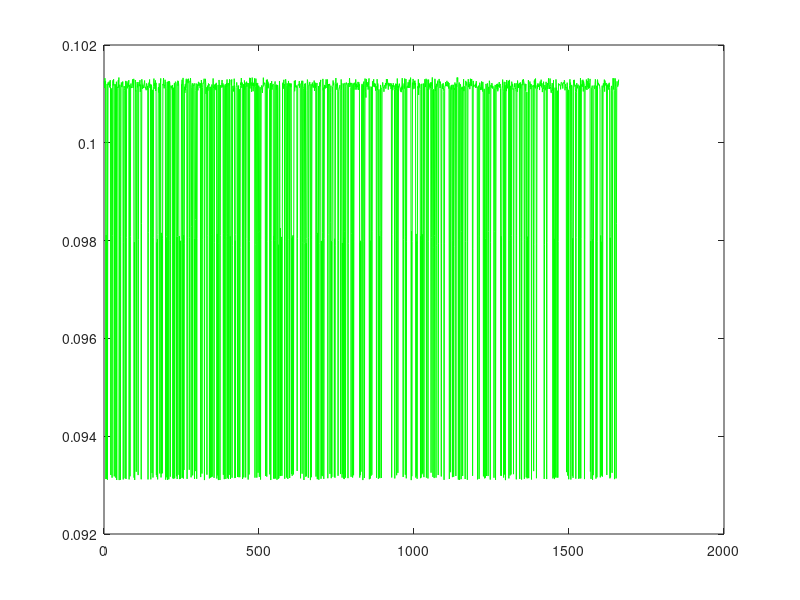

The MATLAB script that drew this image: (Note: this script raises an error after producing the figure.)
clc; clear all; close all;

f = fopen('from_excavator.txt');
fgets(f);

time=[];
data=[];

iter=1;
while(1)
    line = fgets(f);
    if(line==-1)
        break;
    else
        temp = strsplit(line, ', ');
        time = [time, str2num(temp{1,1})];
        for i=2:19
            data(i-1,iter) = str2num(temp{1,i});
        end
    end
    iter=iter+1;
end

%% integer plot
% plotPressureFromEx;
% plotAngleFromEx;
% plotRateFromEx;

%% time_check
time2 = zeros(1, length(time));
for i=1:size(time2,2)
   time2(1,i) = time(1,i) - time(1,1); 
end

diff_time = zeros(1, length(time)-1);
for i=1:size(time2,2)-1
   diff_time(1,i) = time2(1,i+1) - time2(1,i); 
end

m = mean(diff_time);
s = std(diff_time);

m_hz = mean(1./diff_time);
s_hz = std(1./diff_time);

figure();
plot(diff_time,'g');
m_ = ['Mean = ',num2str(m),' [s]'];
s_plus = ['Mean + 3sigma = ',num2str(m+3*s),' [s]'];
s_minus = ['Mean - 3sigma = ',num2str(m-3*s),' [s]'];
yline(m,'-',m_,'LineWidth',3,'Color','b');
yline(m+3*s,'--',s_plus,'LineWidth',3,'Color','k');
yline(m-3*s,'--',s_minus,'LineWidth',3,'Color','k');
title('CAN receive time check dt [s]');
xlabel('# of data'); ylabel('time interval[s]');
 grid on;
xlim([1, length(diff_time)]);

 figure();
plot(1./diff_time,'g');
m_ = ['Mean = ',num2str(m_hz),' [Hz]'];
s_plus = ['Mean + 3sigma = ',num2str(m_hz+3*s_hz),' [Hz]'];
s_minus = ['Mean - 3sigma = ',num2str(m_hz-3*s_hz),' [Hz]'];
yline(m_hz,'-',m_,'LineWidth',3,'Color','b');
yline(m_hz+3*s_hz,'--',s_plus,'LineWidth',3,'Color','k');
yline(m_hz-3*s_hz,'--',s_minus,'LineWidth',3,'Color','k');
title('CAN receive time check freq [Hz]');
xlabel('# of data'); ylabel('frequency[Hz]');
 grid on;
 xlim([1, length(diff_time)]);
